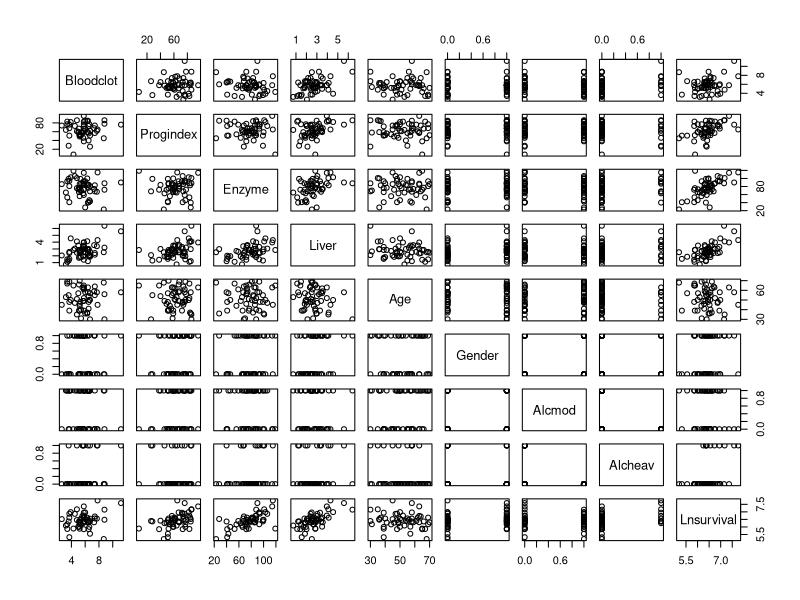
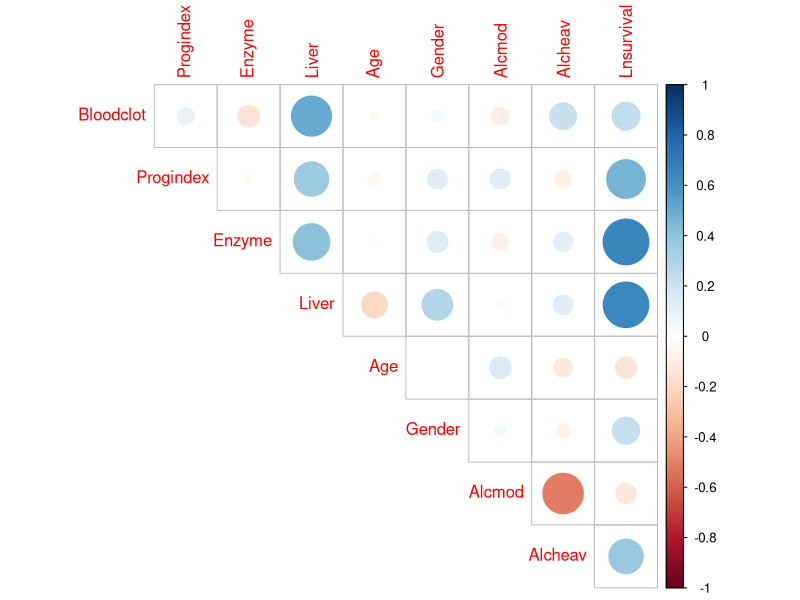
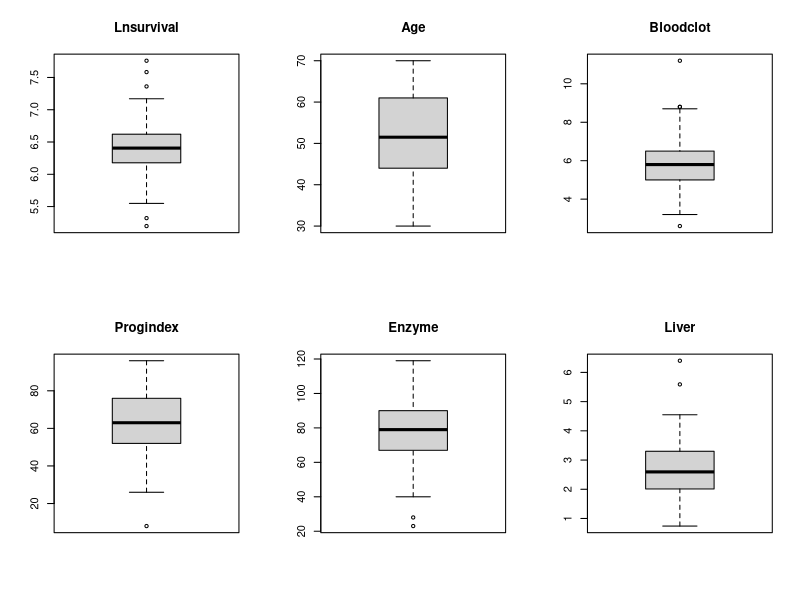
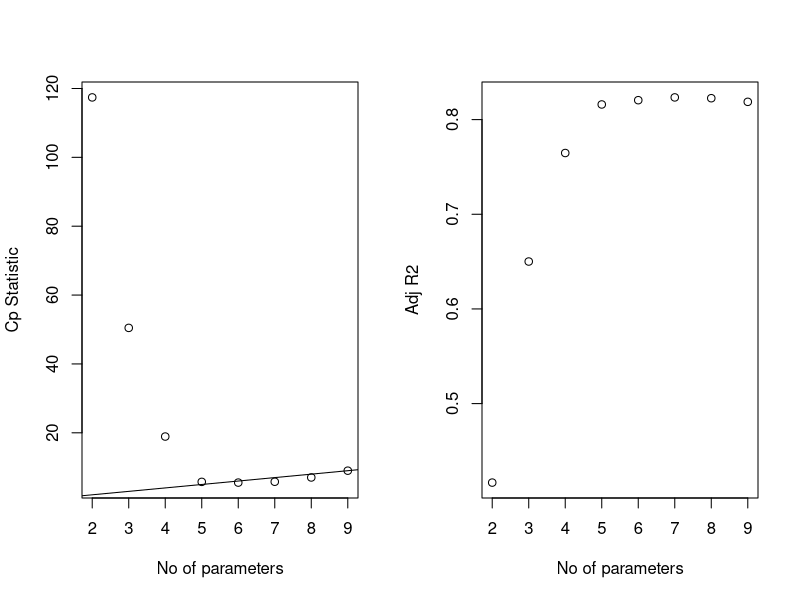

The R script that drew these images, in order:
## ---- chunk 1
knitr::opts_chunk$set(echo = TRUE, message = FALSE, warning = FALSE)

library(tidyverse)
library(corrplot)
library(leaps)

## ---- chunk 2
# read data 
surg = read_csv("./Surgical.csv") %>% dplyr::select(-Survival)

# exploratory
pairs(surg)

# correlation plot
corrplot(cor(surg), type = "upper", diag = FALSE)

# Boxplots for each variable
par(mfrow=c(2,3))
boxplot(surg$Lnsurvival, main='Lnsurvival')
boxplot(surg$Age, main='Age')
boxplot(surg$Bloodclot,main='Bloodclot' )
boxplot(surg$Progindex, main='Progindex')
boxplot(surg$Enzyme, main='Enzyme')
boxplot(surg$Liver, main='Liver')

# fit regression using all predictors
mult.fit = lm(Lnsurvival ~ ., data = surg)
summary(mult.fit)

## ---- chunk 3
# No Liver
step1 = update(mult.fit, . ~ . -Liver)
summary(step1)

# No Alcmod
step2 = update(step1, . ~ . -Alcmod)
summary(step2)

# No Age
step3 = update(step2, . ~ . -Age)
summary(step3)

# No Gender
step4 = update(step3, . ~ . -Gender)
summary(step4)

# just use one function
step(mult.fit, direction='backward')
step
## ---- chunk 4
### Step 1:  Fit simple linear regressions for all variables,look for the variable with lowest p-value
fit1 = lm(Lnsurvival ~ Bloodclot, data = surg)
summary(fit1)
fit2 = lm(Lnsurvival ~ Progindex, data = surg)
summary(fit2)
fit3 = lm(Lnsurvival ~ Enzyme, data = surg)
summary(fit3)
fit4 = lm(Lnsurvival ~ Liver, data = surg)
summary(fit4)
fit5 = lm(Lnsurvival ~ Age, data = surg)
summary(fit5)
fit6 = lm(Lnsurvival ~ Gender, data = surg)
summary(fit6)
fit7 = lm(Lnsurvival ~ Alcmod, data = surg)
summary(fit7)
fit8 = lm(Lnsurvival ~ Alcheav, data = surg)
summary(fit8)

# Enter first the one with the lowest p-value: Enzyme
forward1 = lm(Lnsurvival ~ Enzyme, data = surg)
summary(forward1)

### Step 2: Enter the one with the lowest p-value in the rest 
fit1 = update(forward1, . ~ . +Bloodclot)
summary(fit1)
fit2 = update(forward1, . ~ . +Progindex)
summary(fit2)
fit3 = update(forward1, . ~ . +Liver)
summary(fit3)
fit4 = update(forward1, . ~ . +Age)
summary(fit4)
fit5 = update(forward1, . ~ . +Gender)
summary(fit5)
fit6 = update(forward1, . ~ . +Alcmod)
summary(fit6)
fit7 = update(forward1, . ~ . +Alcheav)
summary(fit7)

# Enter the one with the lowest p-value: Progindex
forward2 = update(forward1, . ~ . + Progindex)
summary(forward2)

### Step 3: Enter the one with the lowest p-value in the rest 
fit1 = update(forward2, . ~ . +Bloodclot)
summary(fit1)
fit2 = update(forward2, . ~ . +Liver)
summary(fit2)
fit3 = update(forward2, . ~ . +Age)
summary(fit3)
fit4 = update(forward2, . ~ . +Gender)
summary(fit4)
fit5 = update(forward2, . ~ . +Alcmod)
summary(fit5)
fit6 = update(forward2, . ~ . +Alcheav)
summary(fit6)
# Enter the one with the lowest p-value: Alcheav
forward3 = update(forward2, . ~ . + Alcheav)
summary(forward3)

### Step 4: Enter the one with the lowest p-value in the rest 
fit1 = update(forward3, . ~ . +Bloodclot)
summary(fit1)
fit2 = update(forward3, . ~ . +Liver)
summary(fit2)
fit3 = update(forward3, . ~ . +Age)
summary(fit3)
fit4 = update(forward3, . ~ . +Gender)
summary(fit4)
fit5 = update(forward3, . ~ . +Alcmod)
summary(fit5)
# Enter the one with the lowest p-value: Bloodclot
forward4 = update(forward3, . ~ . + Bloodclot)
summary(forward4)


### Step 5: Enter the one with the lowest p-value in the rest 
fit1 = update(forward4, . ~ . +Liver)
summary(fit1)
fit2 = update(forward4, . ~ . +Age)
summary(fit2)
fit3 = update(forward4, . ~ . +Gender)
summary(fit3)
fit4 = update(forward4, . ~ . +Alcmod)
summary(fit4)
# P-value of all new added variables are larger than 0.05, which means that they 
# are not significant predictor, and we stop here.

# The model we obtained is Lnsurvival ~ Enzyme + Progindex + Alcheav + Bloodclot
mult.fit.final = lm(Lnsurvival ~ Enzyme + Progindex + Alcheav + Bloodclot, data = surg)
summary(mult.fit.final)

# fit using one function
step(mult.fit, direction = 'forward')

## ---- chunk 5
mat = as.matrix(surg)
# Printing the 2 best models of each size, using the Cp criterion:
leaps(x = mat[,1:8], y = mat[,9], nbest = 2, method = "Cp")

# Printing the 2 best models of each size, using the adjusted R^2 criterion:
leaps(x = mat[,1:8], y = mat[,9], nbest = 2, method = "adjr2")

# Function regsubsets() performs a subset selection by identifying the "best" model that contains
# a certain number of predictors. By default "best" is chosen using SSE/RSS (smaller is better)
b = regsubsets(Lnsurvival ~ ., data = surg)
rs = summary(b)

# plot of Cp and Adj-R2 as functions of parameters
par(mfrow=c(1,2))

plot(2:9, rs$cp, xlab="No of parameters", ylab="Cp Statistic")
abline(0,1)

plot(2:9, rs$adjr2, xlab="No of parameters", ylab="Adj R2")
